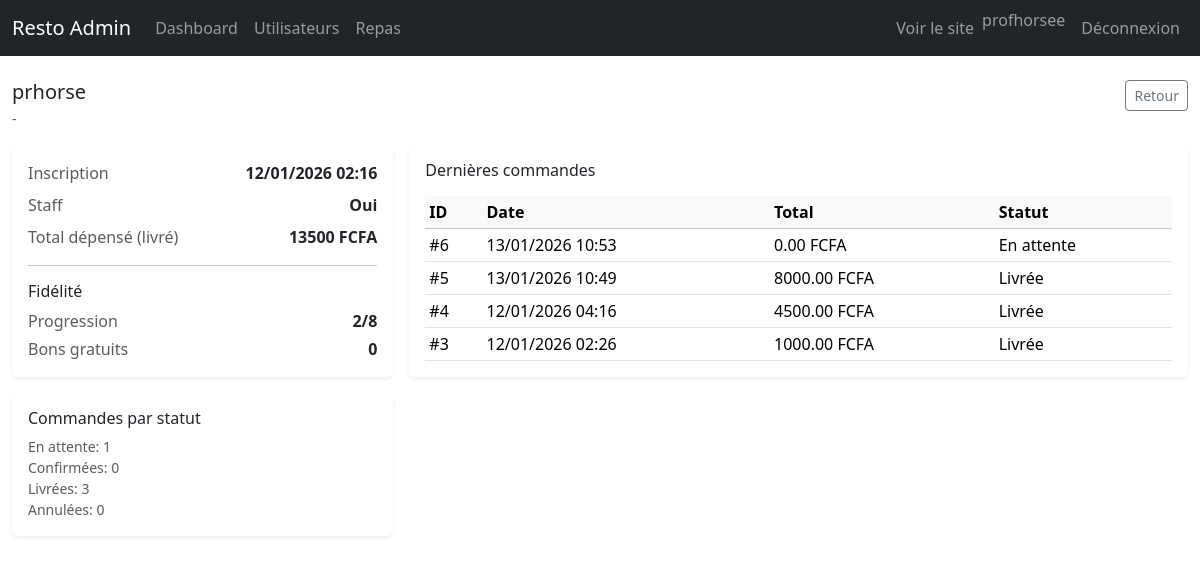
Screenshot of /staff/users/5/ (signed in) with the database file from the repository.
### orders/models.py (models this page shows, shortened)
class Order(models.Model):
    STATUS_CHOICES = (
        ("pending", "En attente"),
        ("confirmed", "Confirmée"),
        ("canceled", "Annulée"),
        ("delivered", "Livrée"),
    )
    user = models.ForeignKey(
        settings.AUTH_USER_MODEL,
        on_delete=models.CASCADE,
        null=True, blank=True,
        related_name="orders",
    )
    created_at = models.DateTimeField(auto_now_add=True)
    customer_name = models.CharField(max_length=150)
    phone = models.CharField(max_length=20)
    address = models.TextField(blank=True, default="")
    subtotal = models.DecimalField(max_digits=10, decimal_places=2, default=Decimal("0.00"))
    discount_total = models.DecimalField(max_digits=10, decimal_places=2, default=Decimal("0.00"))
    total = models.DecimalField(max_digits=10, decimal_places=2, default=Decimal("0.00"))
    promo_code = models.CharField(max_length=32, null=True, blank=True)
    status = models.CharField(max_length=20, choices=STATUS_CHOICES, default="pending")

### staff/views.py (the view)
# urls.py: path("users/<int:user_id>/", views.admin_user_detail, name="admin_user_detail"),
@staff_member_required
def admin_user_detail(request, user_id: int):
    User = get_user_model()
    u = get_object_or_404(User, id=user_id)
    orders = Order.objects.filter(user=u).order_by("-created_at")[:50]
    counts = (
        Order.objects.filter(user=u)
        .values("status")
        .annotate(n=Count("id"))
    )
    counts_map = {x["status"]: x["n"] for x in counts}
    total_spent = Order.objects.filter(user=u, status="delivered").aggregate(s=Sum("total"))["s"] or 0
    loyalty, _ = LoyaltyAccount.objects.get_or_create(user=u)
    vouchers_available = FreeItemVoucher.objects.filter(
        user=u,
        status=FreeItemVoucher.Status.AVAILABLE
    ).count()
    return render(request, "admin/user_detail.html", {
        "u": u,
        "orders": orders,
        "counts": counts_map,
        "total_spent": total_spent,
        "loyalty_points": getattr(loyalty, "stamps", 0),  # si ton champ s’appelle stamps
        "free_vouchers": vouchers_available,
    })

### orders/context_processors.py (called while the page is built)
def cart(request):
    return {"cart": Cart(request)}

### staff/templates/admin/user_detail.html (shortened to what this page needs)
{% extends "admin/base_admin.html" %}
{% block content %}
<div class="d-flex justify-content-between align-items-start mb-3">
  <div>
    <h1 class="h5 mb-1">{{ u.username }}</h1>
    <div class="text-muted small">{{ u.email|default:"-" }}</div>
  </div>
  <a class="btn btn-sm btn-outline-secondary" href="{% url 'staff:admin_user_list' %}">
    Retour
  </a>
</div>
<div class="row g-3">
  <div class="col-lg-4">
    <div class="card border-0 shadow-sm">
      <div class="card-body">
        <div class="d-flex justify-content-between mb-2">
          <span class="text-muted">Inscription</span>
          <span class="fw-semibold">{{ u.date_joined|date:"d/m/Y H:i" }}</span>
        </div>
        <div class="d-flex justify-content-between mb-2">
          <span class="text-muted">Staff</span>
          <span class="fw-semibold">{% if u.is_staff %}Oui{% else %}Non{% endif %}</span>
        </div>
        <div class="d-flex justify-content-between mb-2">
          <span class="text-muted">Total dépensé (livré)</span>
          <span class="fw-semibold">{{ total_spent }} FCFA</span>
        </div>
        <hr>
        <h2 class="h6 mb-2">Fidélité</h2>
        <div class="d-flex justify-content-between mb-1">
          <span class="text-muted">Progression</span>
          <span class="fw-semibold">{{ loyalty_points }}/8</span>
        </div>
        <div class="d-flex justify-content-between">
          <span class="text-muted">Bons gratuits</span>
          <span class="fw-semibold">{{ free_vouchers }}</span>
        </div>
      </div>
    </div>
    <div class="card border-0 shadow-sm mt-3">
      <div class="card-body">
        <h2 class="h6 mb-2">Commandes par statut</h2>
        <div class="small text-muted">En attente: {{ counts.pending|default:0 }}</div>
        <div class="small text-muted">Confirmées: {{ counts.confirmed|default:0 }}</div>
        <div class="small text-muted">Livrées: {{ counts.delivered|default:0 }}</div>
        <div class="small text-muted">Annulées: {{ counts.canceled|default:0 }}</div>
      </div>
    </div>
  </div>
  <div class="col-lg-8">
    <div class="card border-0 shadow-sm">
      <div class="card-body">
        <h2 class="h6 mb-3">Dernières commandes</h2>
        <div class="table-responsive">
          <table class="table table-sm align-middle mb-0">
            <thead class="table-light">
              <tr>
                <th>ID</th>
                <th>Date</th>
                <th>Total</th>
                <th>Statut</th>
              </tr>
            </thead>
            <tbody>
              {% for o in orders %}
                <tr>
                  <td>#{{ o.id }}</td>
                  <td>{{ o.created_at|date:"d/m/Y H:i" }}</td>
                  <td>{{ o.total }} FCFA</td>
                  <td>{{ o.get_status_display }}</td>
                </tr>
              {% empty %}
                <tr><td colspan="4" class="text-center text-muted py-3">Aucune commande.</td></tr>
              {% endfor %}
            </tbody>
          </table>
        </div>
      </div>
    </div>
  </div>
</div>
{% endblock %}

### staff/templates/admin/base_admin.html (shortened to what this page needs)
{% load static %}
<!DOCTYPE html>
<html lang="fr">
<head>
  <link
    href="https://cdn.jsdelivr.net/npm/bootstrap@5.3.3/dist/css/bootstrap.min.css"
    rel="stylesheet"
  >
</head>
<body>
<nav class="navbar navbar-expand-lg navbar-dark bg-dark mb-4">
  <div class="container-fluid">
    <a class="navbar-brand" href="{% url 'staff:admin_dashboard' %}">Resto Admin</a>
    <div class="collapse navbar-collapse" id="adminNav">
      <ul class="navbar-nav me-auto">
        <li class="nav-item">
          <a class="nav-link" href="{% url 'staff:admin_dashboard' %}">Dashboard</a>
        </li>
        <li class="nav-item">
          <a class="nav-link" href="{% url 'staff:admin_user_list' %}">Utilisateurs</a>
        </li>
        <li class="nav-item">
          <a class="nav-link" href="{% url 'staff:meal_list' %}">Repas</a>
        </li>
      </ul>
      <ul class="navbar-nav ms-auto">
        <li class="nav-item">
          <a class="nav-link" href="{% url 'shop:meal_list' %}" target="_blank">
            Voir le site
          </a>
        </li>
        {% if user.is_authenticated %}
          <li class="nav-item">
            <span class="navbar-text me-2">
              {{ user.username }}
            </span>
          </li>
          <li class="nav-item">
            <a class="nav-link" href="{% url 'comptes:logout' %}?next={% url 'staff:admin_dashboard' %}">
              Déconnexion
            </a>
          </li>
        {% endif %}
      </ul>
    </div>
  </div>
</nav>
<div class="container-fluid mb-5">
  {% block content %}{% endblock %}
</div>
</body>
</html>

### rows the page displays
Order: id "6", created_at "13/01/2026 10:53", total "0.00", status "En attente"
Order: id "5", created_at "13/01/2026 10:49", total "8000.00", status "Livrée"
Order: id "4", created_at "12/01/2026 04:16", total "4500.00", status "Livrée"
Order: id "3", created_at "12/01/2026 02:26", total "1000.00", status "Livrée"

### other values shown
{{ user.username }} "profhorsee"
{{ u.username }} "prhorse"
{{ u.email|default:"-" }} "-"
{{ u.date_joined|date:"d/m/Y H:i" }} "12/01/2026 02:16"
{{ total_spent }} "13500"
{{ loyalty_points }} "2"
{{ free_vouchers }} "0"
{{ counts.pending|default:0 }} "1"
{{ counts.confirmed|default:0 }} "0"
{{ counts.delivered|default:0 }} "3"
{{ counts.canceled|default:0 }} "0"
